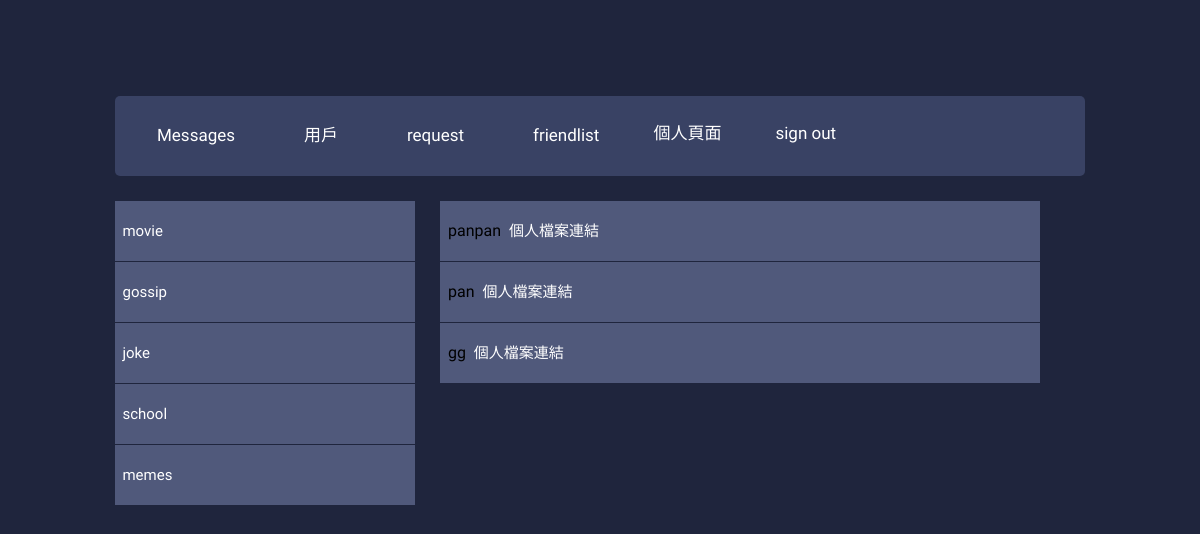
Page /finalproject/pancebook/dist/invite.php on the committed database.
### tables this page shows
CREATE TABLE `dz_board` (
  `id` int(11) NOT NULL,
  `name` varchar(64) DEFAULT NULL
);

CREATE TABLE `users` (
  `id` int(11) NOT NULL,
  `username` varchar(255) NOT NULL,
  `realName` varchar(255) NOT NULL,
  `birth` date DEFAULT NULL,
  `age` int(255) NOT NULL,
  `password` varchar(255) NOT NULL,
  `image` text NOT NULL,
  `profile` text NOT NULL,
  `adminControl` tinyint(4) NOT NULL DEFAULT 0
);

### finalproject/pancebook/dist/invite.php (the view, shortened to what this page needs)
<!DOCTYPE html>
<html lang="en">
<head>
    <link rel="stylesheet" href="https://cdnjs.cloudflare.com/ajax/libs/jquery-modal/0.9.1/jquery.modal.min.css" />
    <link rel="stylesheet" href="css/stylei.css">
</head>
<body>
    <body>
        <div class="main-container">
            <header class="block">
                <ul class="header-menu horizontal-list">
                    <li>
                        <a class="header-menu-tab" href="#3"><span class="icon fontawesome-envelope scnd-font-color"></span>Messages</a>
                    </li>
                    <li>
                        <a class="header-menu-tab" href="invite.php?&id=<?php echo $_GET['id']; ?>"><span class="icon fontawesome-user scnd-font-color"></span>用戶</a>
                    </li>
                    <li>
                        <a class="header-menu-tab" href="request.php?&id=<?php echo $_GET['id']; ?>"><span class="icon fontawesome-star-empty scnd-font-color"></span>request</a>
                    </li>
                    <li>
                        <a class="header-menu-tab" href="friendlist.php?&id=<?php echo $_GET['id']; ?>"><span class="icon fontawesome-star-empty scnd-font-color"></span>friendlist</a>
                    </li>
                    <li>
                        <a class="header-menu-tab" href="profile.php?&id=<?php echo $_SESSION['id']; ?>"><span></span>個人頁面</a>
                    </li>
                    <li>
                        <a class="header-menu-tab" href="logout.php"><span></span>sign out</a>
                    </li>
                </ul>
            </header>
            <div class="left-container container">
                <div>
                    <?php
                    include("includes/pdoInc.php");
                    echo '<ul>';
                    $stmt = $dbh->prepare("SELECT * from dz_board");
                    $stmt->execute();
                    while (($row = $stmt->fetch(PDO::FETCH_ASSOC))) {
                        echo ' <li>
                            <a class="menu-box-tab" href="viewboard.php?&id=' . $row['id'] . '" style="background: #50597b;"><span>&nbsp </span>' . $row["name"] . '</a>
                        </li> ';
                    }
                    ?>
                    </ul>
                </div>
            </div>
            <div class="middle-container container" style="width: 600px;height: 190px;">
                <?php
                $stmt = $dbh->prepare("SELECT *
                FROM users");
                $stmt->execute();
                while (($row = $stmt->fetch(PDO::FETCH_ASSOC))) {
                    echo '<label class="menu-box-tab" " style=" background: #50597b;">&nbsp;&nbsp;' . $row['username'] .
                        '&nbsp
                        <a href="profile.php?id=' . $row['id'] . '">個人檔案連結</a>' .
                        '</label>';
                }
                ?>
            </div>
        </div>
    </body>
</body>
</html>

### rows in the picture
dz_board: name "movie"
dz_board: name "gossip"
dz_board: name "joke"
dz_board: name "school"
dz_board: name "memes"
users: username "panpan"
users: username "pan"
users: username "gg"
